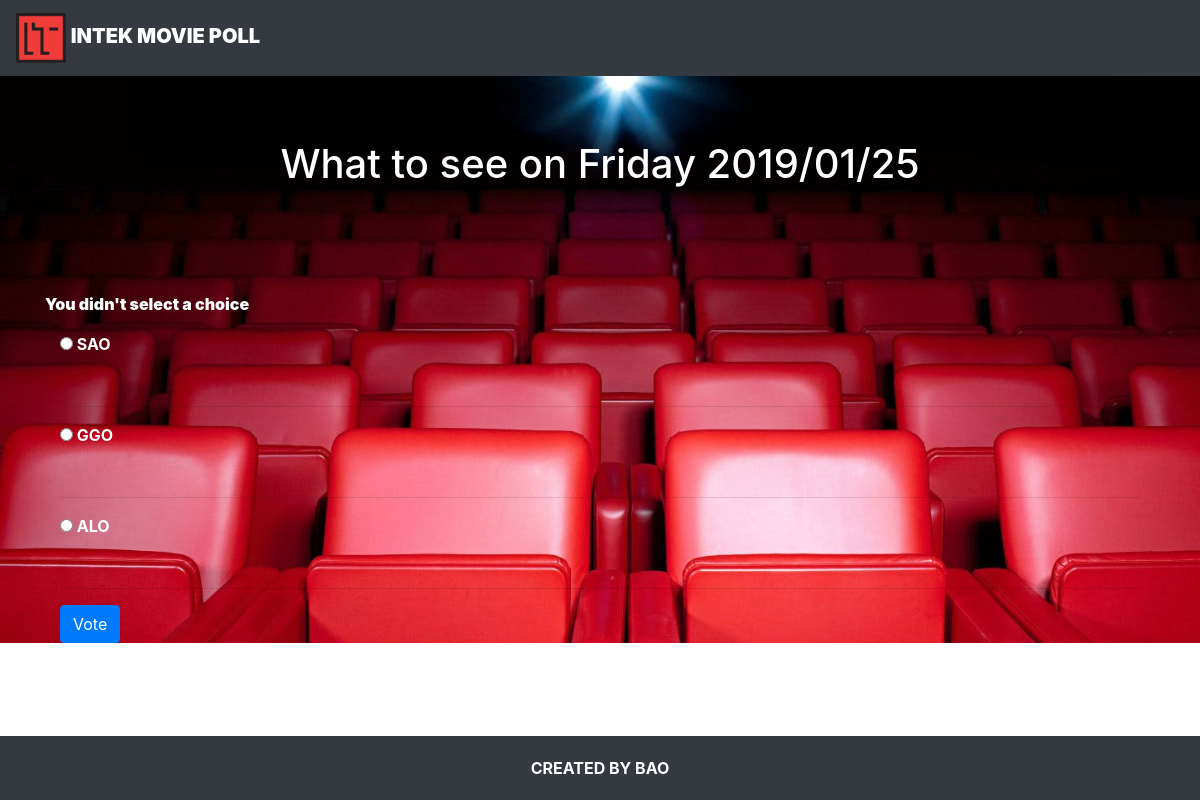
The page /2/vote on the database its author committed.
### moviepoll/models.py (models this page shows, shortened)
class Question(models.Model):
    question_text = models.CharField(max_length=200)
    pub_date = models.DateTimeField('date published')

class Choice(models.Model):
    Question = models.ForeignKey(Question, on_delete=models.CASCADE)
    choice_text = models.CharField(max_length=200)
    votes = models.IntegerField(default=0)

### moviepoll/views.py (the view)
# urls.py: path('<int:question_id>/vote', views.vote, name='vote')
def vote(request, question_id):
    question = get_object_or_404(Question, pk=question_id)
    try:
        selected_choice = question.choice_set.get(pk=request.POST['choice'])
    except (KeyError, Choice.DoesNotExist):
        return render(request, 'moviepoll/detail.html', {'question':question,
                                                         'error_message': "You didn't select a choice"
                                                        })
    else:
        selected_choice.votes += 1
        selected_choice.save()
        return HttpResponseRedirect(reverse('moviepoll:result', args=(question.id,)))

### moviepoll/templates/moviepoll/detail.html (shortened to what this page needs)
{% extends "./base.html" %}
{% load static %}
{% block content %}
<div class="jumbotron text-center">
    <h1>{{question.question_text}}</h1>
</div>
{% if error_message %}
    <p><strong>{{error_message}}</strong></p>
{% endif %}
<div class="container">
    <form action="{% url 'moviepoll:vote' question.id%}" method="post">
        {% for choice in question.choice_set.all %}
        <input type="radio" name="choice" id="choice{{forloop.counter}}" value="{{choice.id}}">
        <label for="choice{{forloop.counter}}">
            {{choice.choice_text}}
        </label><hr>
        {% endfor %}
        <input type="submit" value="Vote" class="btn btn-primary">
    </form>
</div>
{% endblock %}

### moviepoll/static/moviepoll/style.css (style rules this page uses)
body { background-image:url('bg.jpg'); background-repeat: no-repeat; background-size: cover; }
body { color: white; font-weight: bold; }
.jumbotron { background-color: transparent; }
label { width: 500px; height: 50px; border-radius: 10px; }

### rows shown on the page
Question: question_text "What to see on Friday 2019/01/25"
Choice: choice_text "SAO"
Choice: choice_text "GGO"
Choice: choice_text "ALO"

### other values the page prints
{{ error_message }} "You didn't select a choice"
